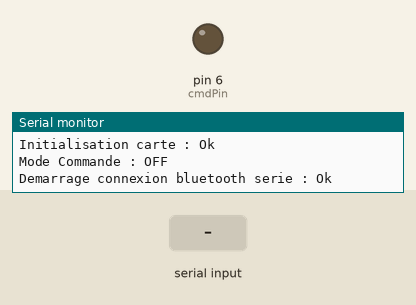
Simulated run of this sketch. Board: Arduino Uno, built with avr-gcc and run on an emulated ATmega328P. Shown: output pins drawn as LEDs (lit = HIGH), the last lines printed to the serial monitor. Inputs (shaded band) come from the test bench.

Above: at 1.2 s.
1.3 s: "c" received over Serial
At 2.5 s:
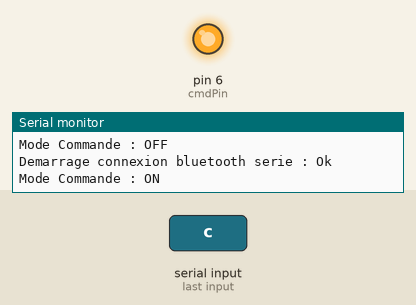
2.8 s: "c" received over the second serial link
4.3 s: "1" received over the second serial link
Timing chart, 0 to 7.3 s (numbered marks = the images above; inputs shaded):
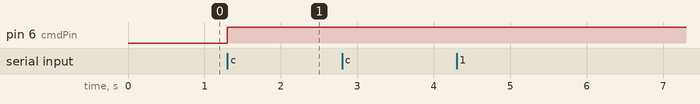

The sketch:

BT_Temperature_Cmd.ino
```cpp
// Basé sur le code de LadyAda traduit et modifie par moi, domaine public
#include "DHT.h"
#define DHTPIN 8 // broche ou l'on a branche le capteur
// de-commenter le capteur utilise
#define DHTTYPE DHT11 // DHT 11
//#define DHTTYPE DHT22 // DHT 22 (AM2302)
//#define DHTTYPE DHT21 // DHT 21 (AM2301)
DHT dht(DHTPIN, DHTTYPE);//déclaration du capteur

#include <SoftwareSerial.h>

#define RxD 10    //Pin 10 pour arduino RX --> vers TxD de la carte Bluetooth
#define TxD 11   //Pin 11 pour arduino TX --> vers RxD de la carte Bluetooth
#define cmdPin 6 // Pin 6 pour le mode commande du module Bluetooth
#define ThermistorPin 1 // Pin 1 pour capteur de température

SoftwareSerial BTSerie(RxD,TxD);

boolean stateCmd;
int Vo;
float R1 = 10000;
float logR2, R2, T;
float c1 = 1.009249522e-03;
float c2 = 2.378405444e-04;
float c3 = 2.019202697e-07;

void setup() {

  char c;

  InitCommunicationSerie() ;
  Serial.println("Initialisation carte : Ok");

  // Configuration du bluetooth
  pinMode(RxD, INPUT);
  pinMode(TxD, OUTPUT);
  pinMode(cmdPin, OUTPUT);

  digitalWrite(cmdPin, LOW);
  stateCmd = false;
  Serial.println("Mode Commande : OFF");

  InitCommunicationBluetoothSerie();

  while (BTSerie.available()) {
    c = BTSerie.read();
    Serial.print(c);
  }
  dht.begin();
}

void loop() {
  char c;
  // put your main code here, to run repeatedly:
  while (Serial.available()) {
    c = Serial.read();
    if(c == 'c'){
      ChangeStateCmd();
    }
    else{
      BTSerie.print(c);
    }
  }
  while (BTSerie.available()) {
    c = BTSerie.read();
    if(c == 't'){
      LectureTemperature();
    }
    else if(c == 'h'){
      LectureHumidite();
    }
    else{
      Serial.print(c);
    }
  }
}


//--------------------------------
// Initialisation de la communication serie avec l'ordinateur

void InitCommunicationSerie() {
  Serial.begin(9600);
  while (!Serial) {
  }
  Serial.println("Demarrage connexion serie : Ok");
}


void InitCommunicationBluetoothSerie() {
  BTSerie.begin(9600);  //9600 den mode normal / 38400 en mode commande
  while (!BTSerie) {
      Serial.println("Attente reponse bluetooth");
  }
  Serial.println("Demarrage connexion bluetooth serie : Ok");
}

void LectureTemperature(){
  /*Vo = analogRead(ThermistorPin);
  R2 = R1 * (1023.0 / (float)Vo - 1.0);
  logR2 = log(R2);
  T = (1.0 / (c1 + c2*logR2 + c3*logR2*logR2*logR2));
  T = T - 273.15;

  BTSerie.print("Temperature: ");
  BTSerie.print(T);
  BTSerie.println(" C");

  delay(500);*/
  float t = dht.readTemperature();//on lit la temperature en celsius (par defaut)
  // pour lire en farenheit, il faut le paramère (isFahrenheit = true) :
  float f = dht.readTemperature(true);
  if (isnan(t) || isnan(f))
  {
    Serial.println("Failed to read from DHT sensor!");
    return;
  }
  BTSerie.print("Temperature: ");
  BTSerie.print(t);
  BTSerie.print(" *C\n ");
}

void LectureHumidite(){
  float h = dht.readHumidity();//on lit l'hygrometrie
  if (isnan(h))
  {
    Serial.println("Failed to read from DHT sensor!");
    return;
  }
  BTSerie.print("Humidite: ");
  BTSerie.print(h);
  BTSerie.print(" %\n");
}

void ChangeStateCmd(){
  if(stateCmd == false){
    stateCmd = true;
    Serial.println("Mode Commande : ON");
    digitalWrite(cmdPin, HIGH);
  }
  else if(stateCmd == true){
    stateCmd = false;
    Serial.println("Mode Commande : OFF");
    digitalWrite(cmdPin, LOW);
  }
}
```

Measured:
- after the input at 1.3 s, pin 6 (cmdPin): LOW → HIGH at once
